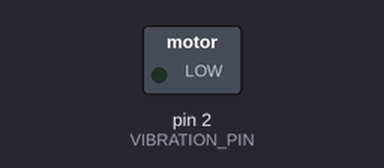
Simulated run of this sketch. Board: Arduino Uno, built with avr-gcc and run on an emulated ATmega328P. Parts: switched loads named in the sketch (green lamp = pin HIGH). Dashed ring = blinking.

Above: at 0.2 s.
Timing chart, 0 to 3.0 s (numbered marks = the images above):
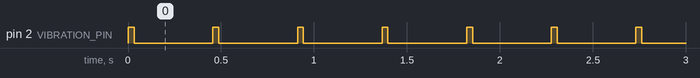

Measured:
- by itself, pin 2 (VIBRATION_PIN): alternates HIGH for 0.03 s and LOW for 0.42 s

The sketch:

vibrateHeartBeat.ino
```cpp
const int VIBRATION_PIN = 2;
const int VIBRATION_TIME = 30;//milliseconds

int heartbeatPacePerMinute = 120;
long timeNextVibration = millis();
long timeEndCurrentVibration = millis();

void setup() {
  pinMode(VIBRATION_PIN, OUTPUT);
  Serial.begin(9600);

}

void loop() {

  if(millis() > timeNextVibration)
  {
    //Serial.println("update!");
    timeEndCurrentVibration = millis() + VIBRATION_TIME;
    timeNextVibration = millis() + getPeriodFromHBPace();
    digitalWrite(VIBRATION_PIN, HIGH);
  }
  if(millis() > timeEndCurrentVibration)
  {
        digitalWrite(VIBRATION_PIN, LOW);
       // Serial.println("LOW!");
  }
 /* Serial.print(millis());
  Serial.print(" ");
  Serial.print(timeEndCurrentVibration);
  Serial.print(" ");
  Serial.print(timeNextVibration);
  Serial.println();*/
}

int getPeriodFromHBPace()
{
  return 60000/(1.1*heartbeatPacePerMinute);//fixing delays
}
```
